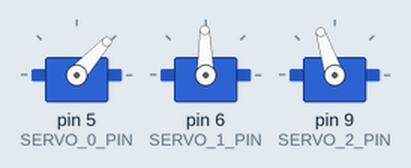
A program run on a simulated SparkFun Pro Micro, built with avr-gcc and run on an emulated ATmega32U4. Shown: 3 × servo.

Above: at 1.05 s.
At 1.25 s:
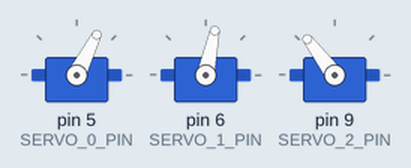
At 1.45 s:
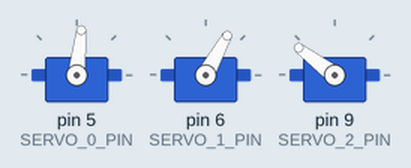
At 1.9 s:
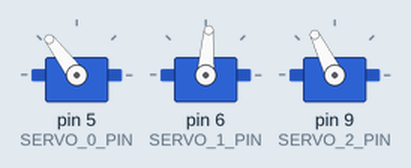
At 2.35 s:
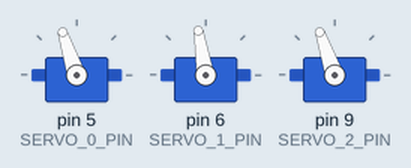
At 2.8 s:
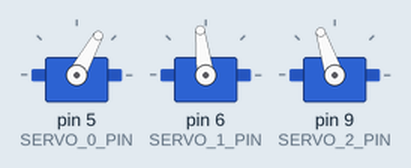
Timing chart, 0 to 5.6 s (numbered marks = the images above):
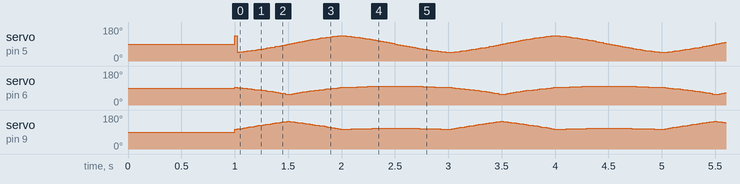

The program:

main.cpp
```cpp
#include <Arduino.h>
#include <RobotLeg.h>

void setup()
{
    Serial.begin(115200);
    RobotLeg::setup();
    delay(1000);
}

unsigned long start = 0, end = 0;
float delta = 0;
void loop()
{
    RobotLeg::loop(delta);

    // Bereken loop tijd.
    end = micros();
    delta = (end - start) / (float)1000000;
    start = end;
}
```

CalibratedServo.cpp
```cpp
#include <CalibratedServo.h>
#include <Arduino.h>

#define DEFAULT_MIN 500
#define DEFAULT_MAX 2500

// Zorgt ervoor dat de hoek niet minder dan 0 en niet meer dan 180 graden is.
void CalibratedServo::clampAngle(float *angle)
{
    if (*angle < 0)
    {
        *angle = 0;
    }
    else if (*angle > 180)
    {
        *angle = 180;
    }
}

CalibratedServo::CalibratedServo(int pin, float offset, int min, int max)
{
    this->pin = pin;
    this->offset = offset;
    this->min = min;
    this->max = max;
    this->delta = max - min;
}

CalibratedServo::CalibratedServo(int pin, float offset)
{
    CalibratedServo(pin, offset, DEFAULT_MIN, DEFAULT_MAX);
}

CalibratedServo::CalibratedServo(int pin)
{
    CalibratedServo(pin, 0, DEFAULT_MIN, DEFAULT_MAX);
}

void CalibratedServo::attach()
{
    s.attach(pin, min, max);
}

void CalibratedServo::detach()
{
    s.detach();
}

// Zet de hoek waar de servo naartoe gaat.
void CalibratedServo::writeAngle(float angle)
{
    angle -= offset;    // Bereken de angle waarop die aan de servo gecommuniceerd moet worden door de offset er van af te halen.
    clampAngle(&angle); // Zorg ervoor dat de hoek tussen 0 en 180 graden is.

    // Zet de hoek om in de pulse breedte voor de servo.
    int pulseWidth = (angle * (float)delta / (float)180) + 0.5 + min; // Voeg 0.5 toe om eerlijk af te ronden

    // Communiceer de hoek naar de servo.
    s.writeMicroseconds(pulseWidth);
}

void CalibratedServo::writeMicroseconds(int value)
{
    s.writeMicroseconds(value);
}
```

CalibratedServo.h
```cpp
#ifndef CAL_SER
#define CAL_SER

#include <Servo.h>

class CalibratedServo
{
private:
    Servo s;
    float offset;
    int pin, min, max, delta;

    void clampAngle(float *angle);

public:
    CalibratedServo(int pin, float offset, int min, int max);
    CalibratedServo(int pin, float offset);
    CalibratedServo(int pin);

    void attach();
    void detach();

    void writeAngle(float angle);
    void writeMicroseconds(int value);
};

#endif
```

InverseKinematics.cpp
```cpp
#include <stdint.h>
#include <vector.h>
#include <InverseKinematics.h>
#include <math.h>

#define RAD_2_DEG 57.2957795131

InverseKinematics::InverseKinematics(float l0, float l1, float l2)
{
    lengths[0] = l0;
    lengths[1] = l1;
    lengths[2] = l2;
}

float *InverseKinematics::calculateAngles(Vector3 target)
{
    // Bereken hoeken
    float tdLength = sqrtf(squaref(target.z) + squaref(target.x));
    float tdMiddleAndLowerLength = tdLength - lengths[0];
    float svMiddleAndLowerLength = sqrtf(squaref(target.y) + squaref(tdMiddleAndLowerLength));

    // Hoek upper leg
    angles[0] = atan2f(target.x, target.z);

    // Hoek middle leg
    float tan = atan2f(tdLength - lengths[0], -target.y);
    float cos = acosf((squaref(lengths[2]) - squaref(lengths[1]) - squaref(svMiddleAndLowerLength)) /
                      (-2 * lengths[1] * svMiddleAndLowerLength));
    angles[1] = -(tan + cos - M_PI_2);

    // Hoek lower leg
    angles[2] = M_PI - acosf((squaref(svMiddleAndLowerLength) - squaref(lengths[1]) - squaref(lengths[2])) /
                             (-2 * lengths[1] * lengths[2]));

    // Check of de uitkomsten nummers zijn.
    if (isnanf(angles[1]))
        angles[1] = 0;

    if (isnanf(angles[2]))
        angles[2] = 0;

    // Zet hoekem om naar graden ipv radialen
    for (uint8_t i = 0; i < 3; i++)
    {
        angles[i] *= RAD_2_DEG;
    }

    return angles;
}
```

InverseKinematics.h
```cpp
#ifndef INV_KIN
#define INV_KIN

#include <vector.h>

class InverseKinematics
{
private:
    float lengths[3];
    float angles[3];

public:
    InverseKinematics(float l0, float l1, float l2);

    float *calculateAngles(Vector3 target);
};

#endif
```

RobotLeg.cpp
```cpp
#include <Arduino.h>

#include <RobotLeg.h>
#include <CalibratedServo.h>
#include <vector.h>
#include <InverseKinematics.h>
#include <TimePointCycle.h>

#define SERVO_0_PIN 5
#define SERVO_1_PIN 6
#define SERVO_2_PIN 9

InverseKinematics ik(.5, 1.5, 2);
CalibratedServo s0(SERVO_0_PIN, -90, 500, 2500);
CalibratedServo s1(SERVO_1_PIN, -90, 500, 2500);
CalibratedServo s2(SERVO_2_PIN, 0, 500, 2500);

Vector4 c[] = {createVector4(1, -2, 1, 0),
               createVector4(-1, -2, 1, 1),
               createVector4(0, -1, 1, 1.5),
               createVector4(1, -2, 1, 2)};
TimePointCycle tpc(c, sizeof(c) / sizeof(c[0]));

float *angles;
float time = 0;

void printAngles(float *angles)
{
    Serial.print("[Angles] A0: ");
    Serial.print(angles[0]);
    Serial.print(", A1: ");
    Serial.print(angles[1]);
    Serial.print(", A2: ");
    Serial.print(angles[2]);
    Serial.println();
}

void RobotLeg::setup()
{
    s0.attach();
    s1.attach();
    s2.attach();
}

void RobotLeg::loop(float deltaTime)
{
    time += deltaTime;
    if (time >= tpc.getCycleTime())
        time -= tpc.getCycleTime();

    // Serial.print("Time: ");
    // Serial.println(time, 7);

    Vector3 target = tpc.getCyclePoint(time);
    // Serial.print("Target: ");
    // printVector(&target);
    // Serial.println();

    angles = ik.calculateAngles(target);
    // printAngles(angles);

    s0.writeAngle(angles[0]);
    s1.writeAngle(angles[1]);
    s2.writeAngle(angles[2]);

    // delay(100);
}
```

RobotLeg.h
```cpp
namespace RobotLeg
{
    void setup();
    void loop(float deltaTime);
} // namespace RobotLeg
```

TimePointCycle.cpp
```cpp
#include <TimePointCycle.h>
#include <vector.h>
#include <Arduino.h>

// Maak instance met cyclus.
TimePointCycle::TimePointCycle(Vector4 _cycle[], int _cycleSize)
{
    cycle = _cycle;
    cycleSize = _cycleSize;
}

// Maak instance met lege cyclus.
TimePointCycle::TimePointCycle()
{
    // TimePointCycle([]);
}

// Return de tijd die de cyclus in zijn geheel neemt.
float TimePointCycle::getCycleTime()
{
    return cycle[cycleSize - 1].t; // Return de tijd van het laatste element.
}

// Public
Vector3 TimePointCycle::getCyclePoint(float time)
{
    // time = time % getCycleTime(); // Zorg ervoor dat de tijd altijd binnen de cyclus valt.
    Vector4 *start, *end; // Worden de punten waar de huidige tijd tussen zit.

    Vector4 *ptr = cycle;
    for (int i = 0; i < cycleSize; i++)
    {
        // Het eerste punt waarvan de punt tijd groter is dan de huidige tijd is het eindpunt.
        if (time < ptr->t)
        {
            end = ptr;

            // Startpunt is het vorige punt in de array.
            // Zijn we bij het 0e element neem dan het laatste element uit de array.
            if (i == 0)
            {
                ptr += cycleSize;
                start = ptr;
            }
            else
            {
                ptr--;
                start = ptr;
            }

            break;
        }

        ptr++;
    }

    float ratio = (time - start->t) / (end->t - start->t); // Bereken het ratio van hoever tussen de 2 punten de huidige tijd is.
    return interpolateVector(createVector3(start), createVector3(end), ratio);

    Serial.print("START: ");
    printVector(start);
    Serial.print("\nEND: ");
    printVector(end);
    Serial.println("\n-------------");

    return createVector3(0, 0, 0);
}
```

TimePointCycle.h
```cpp
#ifndef TIM_POI_CYC
#define TIM_POI_CYC

#include <vector.h>

class TimePointCycle
{
private:
    Vector4 *cycle;
    int cycleSize;
public:
    TimePointCycle(Vector4 *cycle, int cycleSize);
    TimePointCycle();

    Vector3 getCyclePoint(float time);
    void setCycle(Vector3 *cycle);
    float getCycleTime();
};

#endif
```

vector.cpp
```cpp
#include <Arduino.h>
#include <vector.h>

Vector3 createVector3(float x, float y, float z)
{
    return Vector3{.x = x, .y = y, .z = z};
}

Vector3 createVector3(Vector4 *vector)
{
    return Vector3{.x = vector->x, .y = vector->y, .z = vector->z};
}

Vector4 createVector4(float x, float y, float z, float t)
{
    return Vector4{.x = x, .y = y, .z = z, .t = t};
}

float interpolate(float a, float b, float ratio)
{
    return a * (1 - ratio) + b * ratio;
}

Vector3 interpolateVector(Vector3 a, Vector3 b, float ratio)
{
    return createVector3(
        interpolate(a.x, b.x, ratio),
        interpolate(a.y, b.y, ratio),
        interpolate(a.z, b.z, ratio));
}

void printVector(Vector3 *vector)
{
    Serial.print("X: ");
    Serial.print(vector->x);
    Serial.print(", Y: ");
    Serial.print(vector->y);
    Serial.print(", Z: ");
    Serial.print(vector->z);
}

void printVector(Vector4 *vector)
{
    Serial.print("X: ");
    Serial.print(vector->x);
    Serial.print(", Y: ");
    Serial.print(vector->y);
    Serial.print(", Z: ");
    Serial.print(vector->z);
    Serial.print(", T: ");
    Serial.print(vector->t);
}
```

vector.h
```cpp
#ifndef VECTOR
#define VECTOR

struct Vector3
{
    float x, y, z;
};

struct Vector4
{
    float x, y, z, t;
};

Vector3 createVector3(float x, float y, float z);
Vector3 createVector3(Vector4 *vector);
Vector4 createVector4(float x, float y, float z, float t);

Vector3 interpolateVector(Vector3 a, Vector3 b, float ratio);

void printVector(Vector3 *vector);
void printVector(Vector4 *vector);

#endif
```
